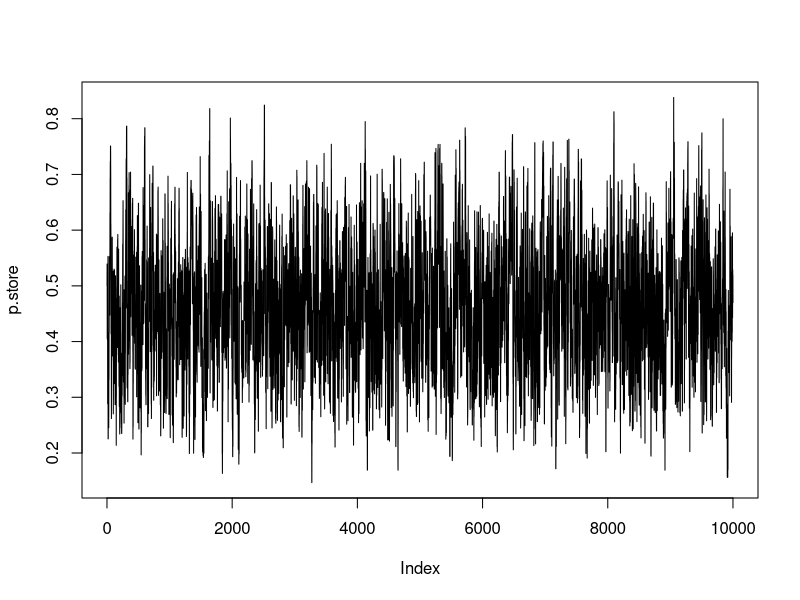
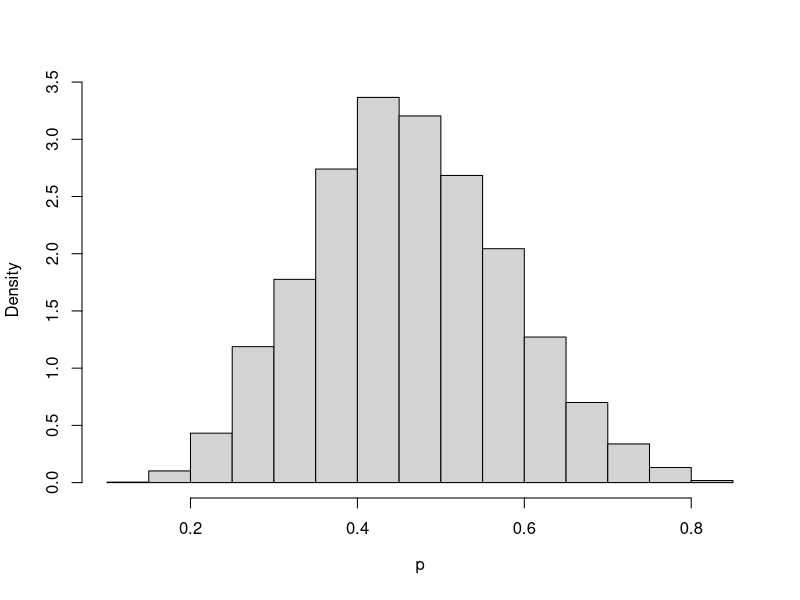

Here is the R script that generated these plots, in order:
#The likelihood function is
# \pi(p \mid x) \propto p^5(1-p)^5(0.8p)^3(1-0.8p)^7
#Removing constants and combining terms gives
# \pi(p \mid x) \propto p^8(1-p)^5(1-0.8p)^7, and
# log\pi(p \mid x) \propto 8log(p) + 5log(1-p) + 7log(1-0.8p)


# Function to evaluate loglikelihood --------------------------------------

log.likelihood <- function(x, p){

  log.value <- 8*log(p) + 5*log(1-p) + 7*log(1-0.8*p)

  return(log.value)

}

# MCMC Sampler ------------------------------------------------------------

#Initialise Values
x <- c(1.019844, 1.043574, 1.360953, 1.049228, 1.491926, 1.192943, 1.323738, 1.262572, 2.034768, 1.451654)
n.iter <- 10000 #number of iterations
p.current <- 0.5 #initial value for p
p.store <- numeric(n.iter) #empty vecotr to store p at each iteration

#Run MCMC For Loop
for(i in 1:n.iter){

  #Propose prop value for p
  p.prop <- rnorm(1, p.current, 0.1)

  if(p.prop > 0 & p.prop < 1){
  #Compute current and prop loglikelihood
  loglike.prop     <- log.likelihood(x, p.prop)
  loglike.current <- log.likelihood(x, p.current)

  #Compute Log acceptance probability
  log.p.acc <- loglike.prop - loglike.current #No prior ratio as it is uniform

  #Accept/Reject
  u <- runif(1)
  if(log(u) < log.p.acc){
    p.current <- p.prop
  }
  }

  #Store Current Value
  p.store[i] <- p.current


}

#Plot trace plots
plot(p.store, type = 'l')

#Investigate posterior
hist(p.store, freq = FALSE, main = "", xlab = expression(p))
mean(p.store)
quantile(p.store, c(0.025, 0.975))
